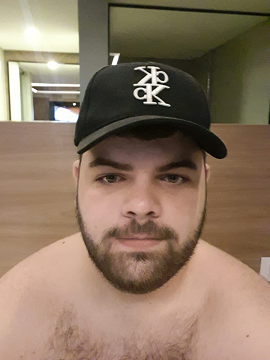
#> input picture img-original/aurelio3.png, 270 x 360 px; its folder holds 4 pictures in this run
$ python image_converter.py
#> lines starting #> are read from the running program, lines starting #| are printed output that depends on the picture
 # \author Diego Queiroz
 # \copyright MIT License
 #
 # \brief Convert all images in images folder to grayscale
import os
from os import scandir, getcwd
from os.path import join
from PIL import Image

# Converts images from images folder to grayscale
pathtodir = os.path.join(os.getcwd() + '/img-original')
pathtodir2 = os.path.join(os.getcwd() + '/img-altered')

for filename in scandir(pathtodir):
    filepath = join(pathtodir, filename)
    # Opening in 'L' mode applies 8-bit grayscale conversion (with no alpha channel,
    # use 'LA' for that)
    img = Image.open(filepath).convert('L')
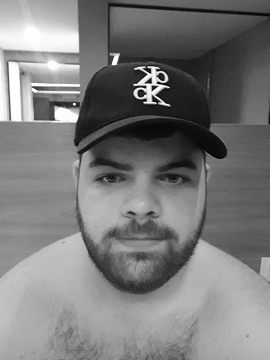
#> img: PIL image 270x360 L; min 0, max 255, mean 122.7
    # Resizing image to be the same size, but with simplest resampling technique (1-NN pixel)
    # will cut the memory size a bit
    resized = img.resize(img.size, resample=1)
    # Saving smaller grayscale image
    savename = filename.name.split('.')
    resized.save(join(pathtodir2, savename[0]+'a.'+savename[1]))
#> pass 2 of the loop `for filename in scandir(pathtodir):`:
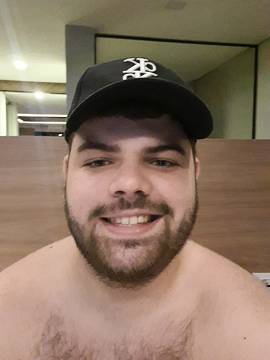
#> input picture img-original/aurelio2.png, 270 x 360 px
#> `img = Image.open(filepath).convert('L')`:
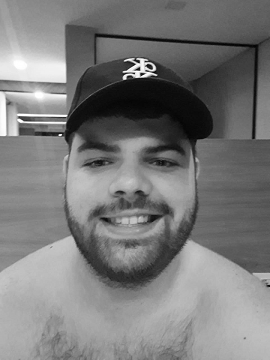
#> img: PIL image 270x360 L; min 0, max 255, mean 121.9
#> pass 3 of the loop `for filename in scandir(pathtodir):`:
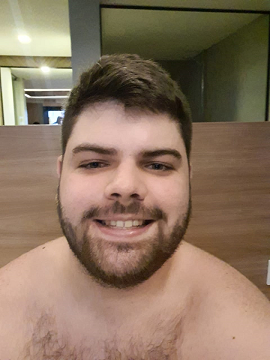
#> input picture img-original/aurelio1.png, 270 x 360 px
#> `img = Image.open(filepath).convert('L')`:
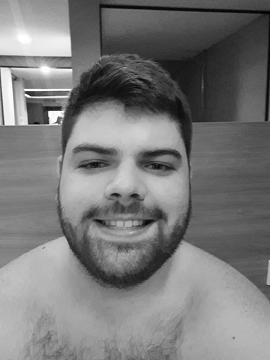
#> img: PIL image 270x360 L; min 1, max 255, mean 121.2
#> the loop made 4 passes; the first 3 are shown
